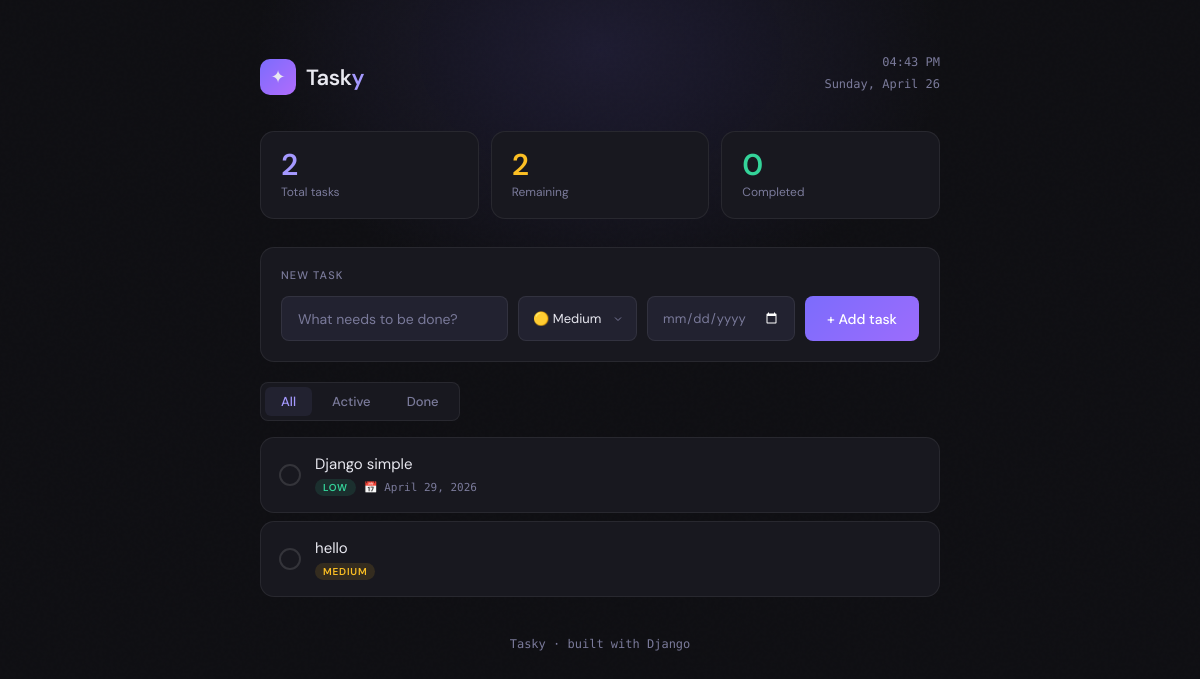
Before: / with the older database file.
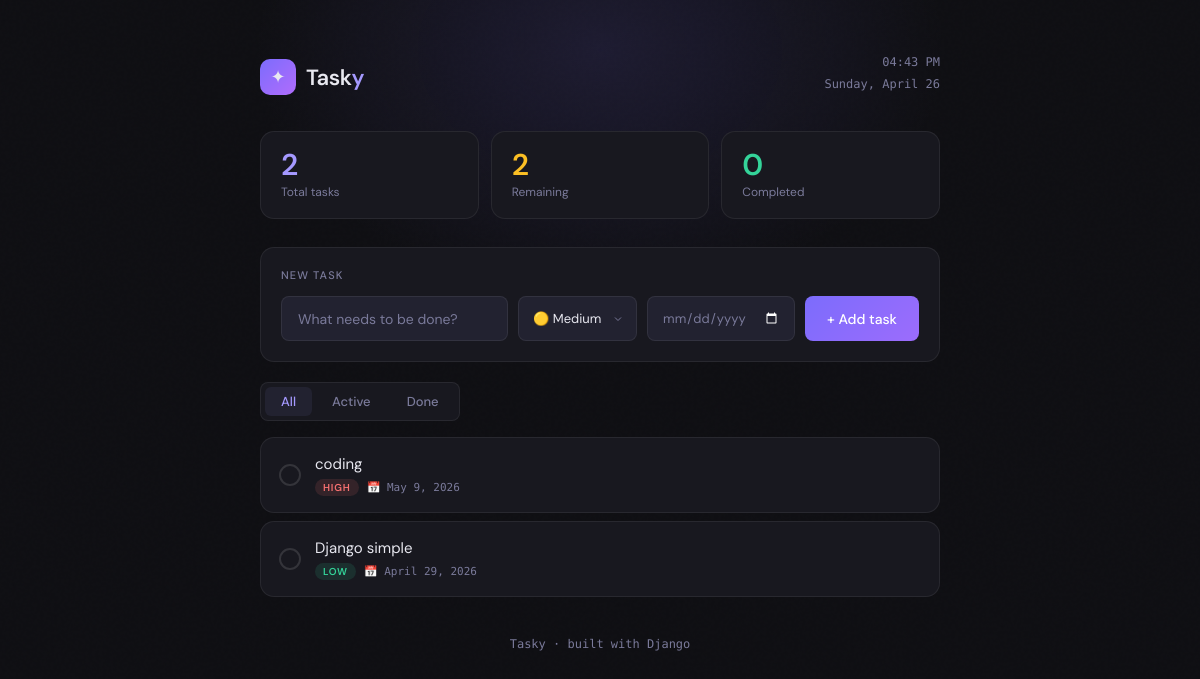
After: the same page with the newer database file.
### todos/models.py (models this page shows, shortened)
class Task(models.Model):
    PRIORITY_CHOICES = [
        ('low',    'Low'),
        ('medium', 'Medium'),
        ('high',   'High'),
    ]
    title      = models.CharField(max_length=200)
    completed  = models.BooleanField(default=False)
    priority   = models.CharField(max_length=10, choices=PRIORITY_CHOICES, default='medium')
    due_date   = models.DateField(null=True, blank=True)
    created_at = models.DateTimeField(auto_now_add=True)
    class Meta:
        ordering = ['completed', '-created_at']

### todos/views.py (the view)
# urls.py: path('',                    views.task_list,      name='task_list'),
def task_list(request):
    filter_by = request.GET.get('filter', 'all')
    tasks = Task.objects.all()
    if filter_by == 'active':
        tasks = tasks.filter(completed=False)
    elif filter_by == 'completed':
        tasks = tasks.filter(completed=True)
    total     = Task.objects.count()
    active    = Task.objects.filter(completed=False).count()
    completed = Task.objects.filter(completed=True).count()
    context = {
        'tasks':     tasks,
        'filter_by': filter_by,
        'total':     total,
        'active':    active,
        'completed': completed,
        'today':     timezone.now().date(),
    }
    return render(request, 'todos/task_list.html', context)

### todos/templates/todos/task_list.html (shortened to what this page needs)
<!DOCTYPE html>
<html lang="en">
<head>
</head>
<body>
<div class="wrapper">
  <header>
    <div class="logo">
      <div class="logo-icon">✦</div>
      <div class="logo-text">Task<span>y</span></div>
    </div>
    <div class="header-date">
      <div id="js-time"></div>
      <div id="js-date"></div>
    </div>
  </header>
  <div class="stats">
    <div class="stat-card">
      <div class="stat-num accent">{{ total }}</div>
      <div class="stat-label">Total tasks</div>
    </div>
    <div class="stat-card">
      <div class="stat-num amber">{{ active }}</div>
      <div class="stat-label">Remaining</div>
    </div>
    <div class="stat-card">
      <div class="stat-num green">{{ completed }}</div>
      <div class="stat-label">Completed</div>
    </div>
  </div>
  <div class="add-form">
    <div class="form-title">New task</div>
    <form action="{% url 'add_task' %}" method="post">
      <div class="form-row">
        <input class="input-title" type="text" name="title" placeholder="What needs to be done?" required autocomplete="off">
        <select name="priority">
          <option value="medium" selected>🟡 Medium</option>
        </select>
        <input type="date" name="due_date">
        <button class="btn-add" type="submit">+ Add task</button>
      </div>
    </form>
  </div>
  <div class="filters">
    <div class="filter-tabs">
      <a href="?filter=all"       class="{% if filter_by == 'all' %}active{% endif %}">All</a>
      <a href="?filter=active"    class="{% if filter_by == 'active' %}active{% endif %}">Active</a>
      <a href="?filter=completed" class="{% if filter_by == 'completed' %}active{% endif %}">Done</a>
    </div>
  </div>
  <div class="task-list">
    {% for task in tasks %}
    <div class="task-item {% if task.completed %}done{% endif %}">
      <a href="{% url 'toggle_task' task.pk %}"
         class="check-btn {% if task.completed %}checked{% endif %}">
      </a>
      <div class="task-body">
        <div class="task-title">{{ task.title }}</div>
        <div class="task-meta">
          <span class="priority-badge {{ task.priority }}">{{ task.priority }}</span>
          {% if task.due_date %}
            <span class="due-date {% if task.due_date < today and not task.completed %}overdue{% endif %}">
              📅 {{ task.due_date }}{% if task.due_date < today and not task.completed %} · overdue{% endif %}
            </span>
          {% endif %}
        </div>
      </div>
    </div>
    {% endfor %}
  </div>
  <footer>
    <p>Tasky · built with Django</p>
  </footer>
</div>
</body>
</html>

Changed rows visible on the page:
removed Task: title "hello", priority "MEDIUM"
added Task: title "coding", priority "HIGH", due_date "May 9, 2026"
